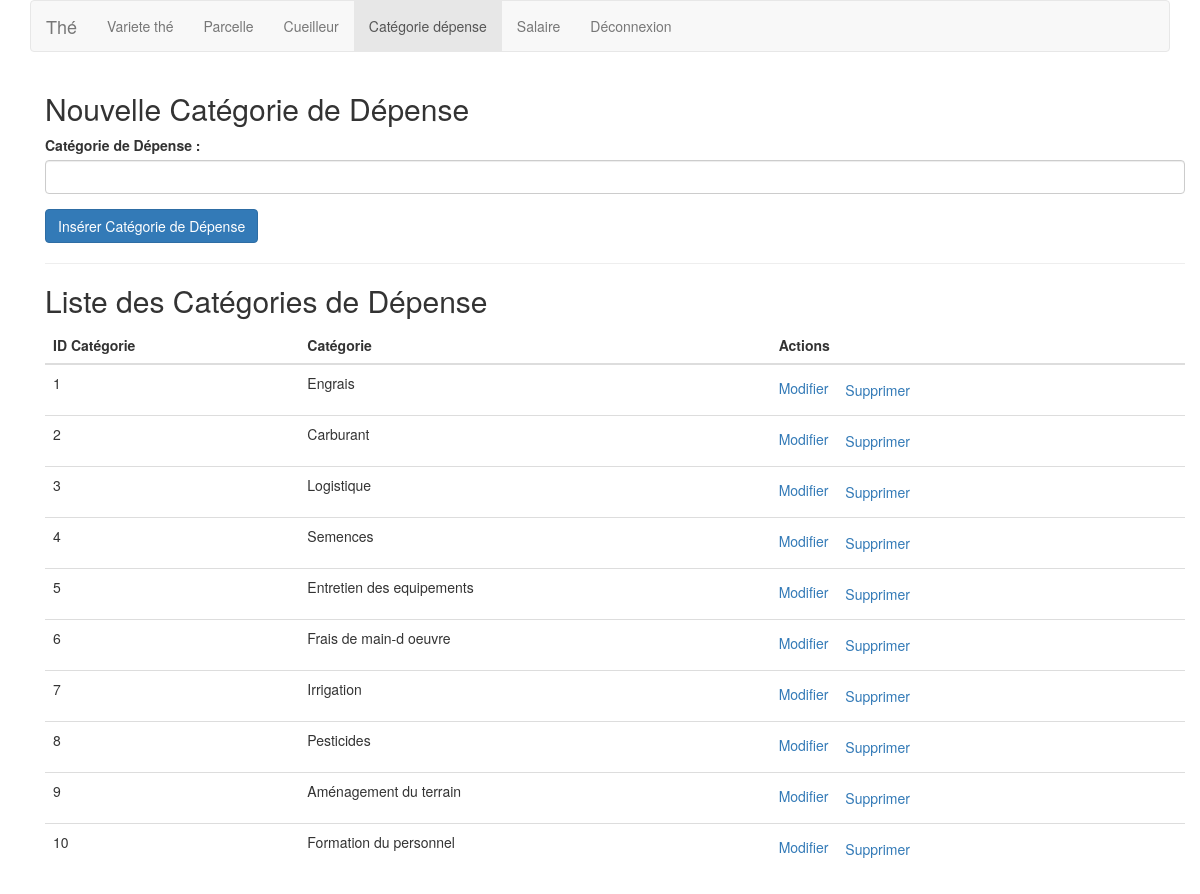
Screenshot of /pages/index.php?page=backoffice/Depenses (signed in) with the database file from the repository.
### tables this page shows
create table categorie_depense(
idcategorie_depense serial primary key,
categorie text
);

### inc/Connexion.php (called while the page is built, shortened)
<?php
function dbconnect() {
    static $connect = null;
    if ($connect === null) {
        $connect = mysqli_connect('localhost', 'root', '', 'final');
    }
    return $connect;
}
?>

### inc/Fonction.php (called while the page is built, shortened)
<?php
include_once('Connexion.php');
function get_categories_depense() {
    $sql = "SELECT * FROM categorie_depense";
    $result = mysqli_query(dbconnect(), $sql);
    $categories_depense = array();
    while ($row = mysqli_fetch_assoc($result)) {
        $categories_depense[] = $row;
    }
    return $categories_depense;
}
?>

### pages/backoffice/Depenses.php (the view, shortened to what this page needs)
<?php
include('../inc/Fonction.php');
$categories_depense = get_categories_depense();
?>
<div class="container mt-5">
    <h2>Nouvelle Catégorie de Dépense</h2>
    <form action="index.php?page=backoffice/Depenses" method="post">
        <div class="form-group">
            <label for="categorie_depense">Catégorie de Dépense :</label>
            <input type="text" class="form-control" id="categorie_depense" name="categorie_depense" required>
        </div>
        <button type="submit" class="btn btn-primary">Insérer Catégorie de Dépense</button>
    </form>
    <hr>
    <h2>Liste des Catégories de Dépense</h2>
    <table class="table">
        <thead>
            <tr>
                <th>ID Catégorie</th>
                <th>Catégorie</th>
                <th>Actions</th>
            </tr>
        </thead>
        <tbody>
            <?php foreach ($categories_depense as $categorie_depense) : ?>
                <tr>
                    <td><?= $categorie_depense['idcategorie_depense']; ?></td>
                    <td><?= $categorie_depense['categorie']; ?></td>
                    <td>
                        <a href="index.php?page=backoffice/Depenses&edit_categorie_depense=<?= $categorie_depense['idcategorie_depense']; ?>">Modifier</a>
                        <form action="index.php?page=backoffice/Depenses" method="post" style="display:inline-block;">
                            <button type="submit" class="btn btn-link">Supprimer</button>
                        </form>
                    </td>
                </tr>
            <?php endforeach; ?>
        </tbody>
    </table>
</div>

### rows the page displays
categorie_depense: idcategorie_depense "1", categorie "Engrais"
categorie_depense: idcategorie_depense "2", categorie "Carburant"
categorie_depense: idcategorie_depense "3", categorie "Logistique"
categorie_depense: idcategorie_depense "4", categorie "Semences"
categorie_depense: idcategorie_depense "5", categorie "Entretien des equipements"
categorie_depense: idcategorie_depense "6", categorie "Frais de main-d oeuvre"
categorie_depense: idcategorie_depense "7", categorie "Irrigation"
categorie_depense: idcategorie_depense "8", categorie "Pesticides"
categorie_depense: idcategorie_depense "9", categorie "Aménagement du terrain"
categorie_depense: idcategorie_depense "10", categorie "Formation du personnel"
